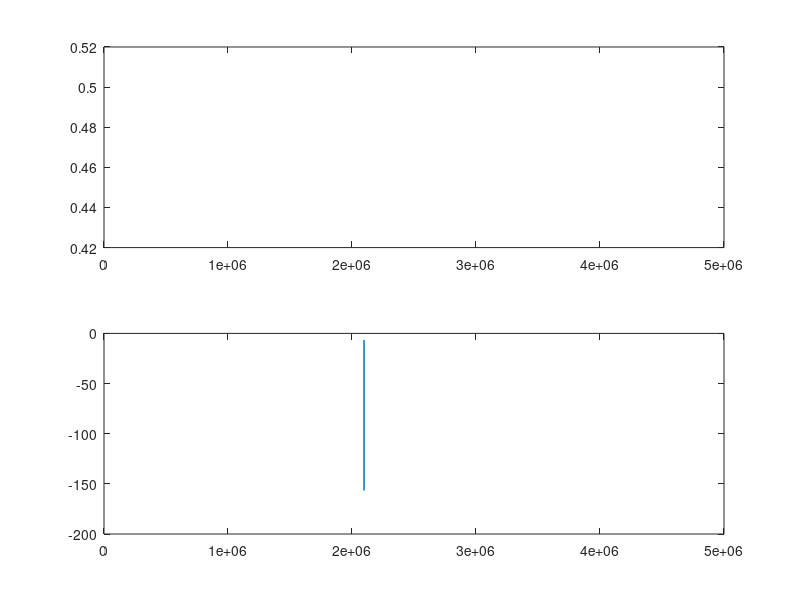
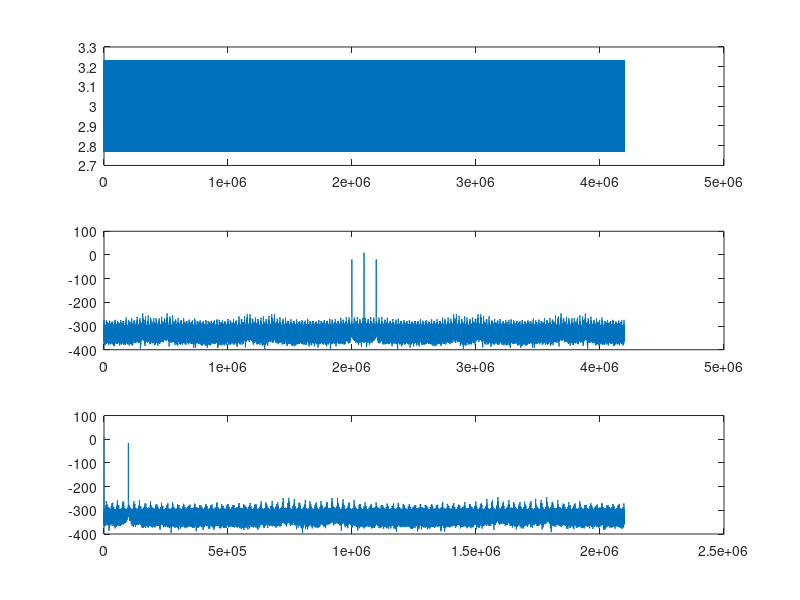

Reproduce these figures in MATLAB, in order. (Note: a time limit stopped this script after it produced the figures.)
% -------------------------------------------------------------------------
% Comparison of average power estimations in the time and frequency domains
% for various types of signals:
%
% 1. Continuous (DC) signal
% 2. Sinusoidal signal (AC + DC)
% 3. White noise signal
% 4. Noisy sinusoidal signal (AC + DC + white noise)
%
% Purpose is to illustrate equality between power estimated in the time and
% frequency domain.
%
% -------------------------------------------------------------------------


% -------------------------------------------------------------------------
% Clean up
% -------------------------------------------------------------------------
clear all
close all

% -------------------------------------------------------------------------
% Global
% -------------------------------------------------------------------------
nsamples = 2^22;
% Number of samples.

fprintf('\n\n\n%s','Time-frequency power estimations')
fprintf('\n%s','================================')
fprintf('\n%s','================================')

% -------------------------------------------------------------------------
% First, a continuous signal
% -------------------------------------------------------------------------
fprintf('\n\n\n%s','Test of continuous signal')
fprintf('\n%s','=========================')


x = rand(1)*ones(1,nsamples);
% Signal, defined in the time domain.

mean_power_time = sum(abs(x).^2)/nsamples
% Mean power, calculating in the time domain.

X = fft(x)/nsamples;
% Signal spectrum (two-sided).

mean_power_frequency = sum(abs(X).^2)
% Mean power calculated in the frequency domain.

figure('Name','continuous signal')
subplot(2,1,1)
plot(x)
subplot(2,1,2)
plot(10*log10(fftshift(abs(X).^2) + eps))


% -------------------------------------------------------------------------
% Second, a sinusoidal signal
% -------------------------------------------------------------------------

fprintf('\n\n\n%s','Test of sinusoidal signal')
fprintf('\n%s','=========================')

f = 3/128;
xdc = 3;
xac = 0.23;
x = xdc + xac*cos(2*pi*f*[0:1:nsamples-1]);
% Signal, defined in the time domain.
% DC power is 3^2 = 9 (9.54 dB)
% AC power is 0.23^2/2 = 0.02645 (-15.78 dB)



signal_variance = var(x)
% Should correspond to the ac power

signal_ac_power  = sum((x - xdc).^2)/nsamples
% Should be more or less the same as signal_variance, apart from the fact
% that the variance returns the sample variance, 
% i.e. divided by nsamples -  1

signal_dc_power_expected = xdc^2
% Expected DC power.

signal_ac_power_expected = xac^2/2
% Expected 

X = fft(x)/nsamples;
% Signal spectrum (two-sided)
% In the two-sided spectrum:
% - DC line should be at 9.54 dB
% - AC lines should be at -18.78 dB each (total at -15.78 dB)

X1 = X(1:nsamples/2);
X1(2:end) = sqrt(2)*X1(2:end);
% Signal spectrum (one-sided).
% - DC line should be at 9.54 dB
% - AC line should be at -15.78 dB 

figure('Name','sinusoidal signal')
subplot(3,1,1)
plot(x)
subplot(3,1,2)
plot(10*log10(fftshift(abs(X).^2)))
subplot(3,1,3)
plot(10*log10(abs(X1).^2))

mean_power_time = sum(x.^2)/nsamples
% Mean power, calculating in the time domain.
% Should be 9.02645

mean_power_frequency_one_sided = sum(abs(X).^2)
mean_power_frequency_two_sided = sum(abs(X1).^2)
% Hopefully should be the same as above.


% -------------------------------------------------------------------------
% Then a random signal
% -------------------------------------------------------------------------
fprintf('\n\n\n%s','Test of random signal')
fprintf('\n%s','=====================')

sigma2 = 0.1
% Wished noise variance.
xn = sqrt(sigma2)*randn(1,nsamples);

mean_signal_time = mean(xn)

noise_signal_variance = var(xn)
% Check variance of noise realisation.

noise_signal_variance_check = sum(xn.^2 - mean(xn)^2)/(nsamples - 1)
% Check the variance estimator, just for fun.

Xn = fft(xn)/nsamples;
% FFT of noise signal.

figure('Name','random signal')
subplot(2,1,1)
plot(xn)
subplot(2,1,2)
plot(10*log10(fftshift(abs(Xn).^2)))

mean_power_frequency = sum(abs(Xn).^2)


% -------------------------------------------------------------------------
% And finally a noisy sinusoidal signal
% -------------------------------------------------------------------------

fprintf('\n\n\n%s','Test of noisy sinusoidal signal')
fprintf('\n%s','===============================')


% Noise signal.
xt= x + xn;
% Noisy signal, defined in the time domain.
% DC signal power is 3^2 = 9 (9.54 dB)
% AC signal power is 0.23^2/2 = 0.02645 (-15.78 dB)
% Noise power is 0.1 (-10 dB)

noise_signal_variance = var(xn)
% Check variance of noise realisation.

signal_ac_power = var(x)

signal_dc_power = xdc^2

mean_power_time = sum(xt.^2)/nsamples
% Mean power, calculating in the time domain.
% Should be 9.02645

total_signal_variance = var(xt)
% Should be sum of ac power and noise variance

sum_ac_power_noise_var_expected = sigma2 + signal_ac_power_expected
sum_ac_power_noise_var_estimated = noise_signal_variance + signal_ac_power 

Xt = fft(xt)/nsamples;
% FFT of noise signal.

mean_power_frequency = sum(abs(Xt).^2)
